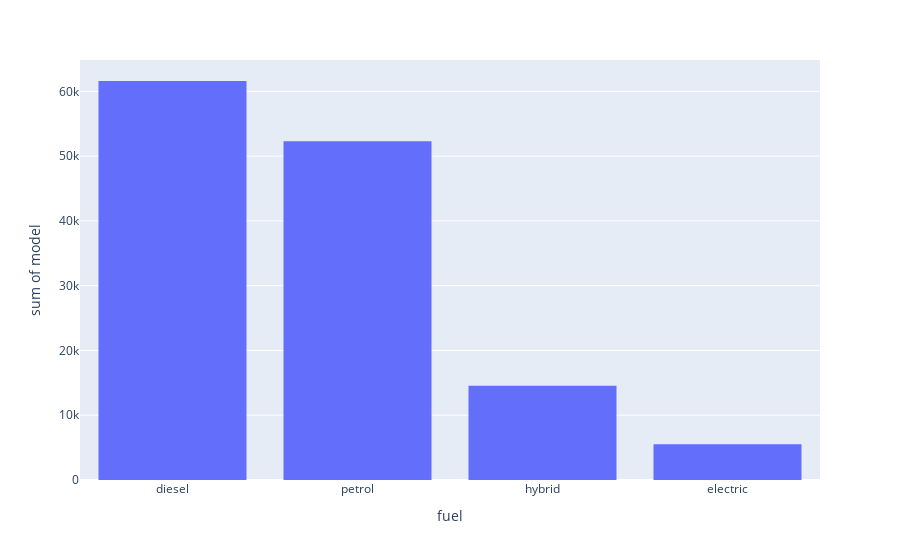

The cell this chart's notebook holds for it:
### Code cell
import plotly_express as px
a = df1.groupby(['fuel']).agg({'model':'count'}).reset_index().sort_values(by='model', ascending=False)

px.histogram(a, x='fuel', y='model')

### Figure 1 — Plotly figure (JSON) as saved in the notebook; plotly's stock layout.template omitted (floating-point values rounded to 4 significant figures)
{"data": [{"alignmentgroup": "True", "bingroup": "x", "histfunc": "sum", "hovertemplate": "fuel=%{x}<br>sum of model=%{y}<extra></extra>", "legendgroup": "", "marker": {"color": "#636efa", "pattern": {"shape": ""}}, "name": "", "offsetgroup": "", "orientation": "v", "showlegend": false, "type": "histogram", "x": ["diesel", "petrol", "hybrid", "electric"], "xaxis": "x", "y": [61596, 52309, 14542, 5534], "yaxis": "y"}], "layout": {"barmode": "relative", "legend": {"tracegroupgap": 0}, "margin": {"t": 60}, "xaxis": {"anchor": "y", "domain": [0, 1], "title": {"text": "fuel"}}, "yaxis": {"anchor": "x", "domain": [0, 1], "title": {"text": "sum of model"}}}}
